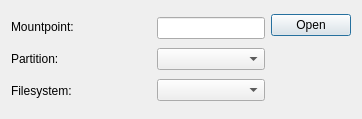
<?xml version="1.0" encoding="UTF-8"?>
<ui version="4.0">
 <class>WizardPage</class>
 <widget class="QWizardPage" name="WizardPage">
  <property name="geometry">
   <rect>
    <x>0</x>
    <y>0</y>
    <width>362</width>
    <height>119</height>
   </rect>
  </property>
  <property name="windowTitle">
   <string>WizardPage</string>
  </property>
  <layout class="QVBoxLayout" name="verticalLayout_4">
   <item>
    <layout class="QGridLayout" name="gridLayout">
     <item row="0" column="0">
      <layout class="QGridLayout" name="gridLayout_2">
       <item row="0" column="0">
        <widget class="QLabel" name="label">
         <property name="text">
          <string>Mountpoint:</string>
         </property>
        </widget>
       </item>
       <item row="1" column="0">
        <widget class="QLabel" name="label_2">
         <property name="text">
          <string>Partition:</string>
         </property>
        </widget>
       </item>
       <item row="2" column="0">
        <widget class="QLabel" name="label_3">
         <property name="text">
          <string>Filesystem:</string>
         </property>
        </widget>
       </item>
      </layout>
     </item>
     <item row="0" column="1">
      <spacer name="horizontalSpacer">
       <property name="orientation">
        <enum>Qt::Horizontal</enum>
       </property>
       <property name="sizeHint" stdset="0">
        <size>
         <width>40</width>
         <height>80</height>
        </size>
       </property>
      </spacer>
     </item>
     <item row="0" column="3">
      <layout class="QGridLayout" name="gridLayout_4">
       <item row="1" column="0">
        <widget class="QDialogButtonBox" name="selectMount">
         <property name="standardButtons">
          <set>QDialogButtonBox::Open</set>
         </property>
        </widget>
       </item>
       <item row="2" column="0">
        <spacer name="horizontalSpacer_2">
         <property name="orientation">
          <enum>Qt::Horizontal</enum>
         </property>
         <property name="sizeHint" stdset="0">
          <size>
           <width>40</width>
           <height>68</height>
          </size>
         </property>
        </spacer>
       </item>
      </layout>
     </item>
     <item row="0" column="2">
      <layout class="QGridLayout" name="gridLayout_3">
       <item row="1" column="0">
        <widget class="QComboBox" name="partBox"/>
       </item>
       <item row="0" column="0">
        <widget class="QLineEdit" name="mountPath"/>
       </item>
       <item row="2" column="0">
        <widget class="QComboBox" name="FsBox"/>
       </item>
      </layout>
     </item>
    </layout>
   </item>
  </layout>
 </widget>
 <resources/>
 <connections/>
</ui>
